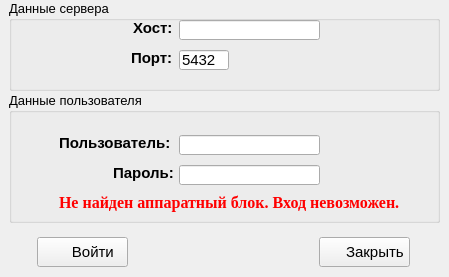
<?xml version="1.0" encoding="UTF-8"?>
<ui version="4.0">
 <class>LoginForm</class>
 <widget class="QWidget" name="LoginForm">
  <property name="windowModality">
   <enum>Qt::ApplicationModal</enum>
  </property>
  <property name="geometry">
   <rect>
    <x>0</x>
    <y>0</y>
    <width>449</width>
    <height>277</height>
   </rect>
  </property>
  <property name="maximumSize">
   <size>
    <width>449</width>
    <height>277</height>
   </size>
  </property>
  <property name="windowTitle">
   <string>LoginForm</string>
  </property>
  <property name="styleSheet">
   <string notr="true"/>
  </property>
  <widget class="QGroupBox" name="groupBox">
   <property name="geometry">
    <rect>
     <x>9</x>
     <y>0</y>
     <width>431</width>
     <height>91</height>
    </rect>
   </property>
   <property name="font">
    <font>
     <pointsize>10</pointsize>
    </font>
   </property>
   <property name="title">
    <string>Данные сервера</string>
   </property>
   <widget class="QLineEdit" name="lineEditHost">
    <property name="geometry">
     <rect>
      <x>170</x>
      <y>20</y>
      <width>141</width>
      <height>20</height>
     </rect>
    </property>
   </widget>
   <widget class="QLabel" name="label">
    <property name="geometry">
     <rect>
      <x>124</x>
      <y>21</y>
      <width>50</width>
      <height>13</height>
     </rect>
    </property>
    <property name="font">
     <font>
      <pointsize>11</pointsize>
      <weight>75</weight>
      <bold>true</bold>
     </font>
    </property>
    <property name="text">
     <string>Хост:</string>
    </property>
   </widget>
   <widget class="QLineEdit" name="lineEditPort">
    <property name="geometry">
     <rect>
      <x>170</x>
      <y>50</y>
      <width>50</width>
      <height>20</height>
     </rect>
    </property>
    <property name="font">
     <font>
      <pointsize>11</pointsize>
     </font>
    </property>
    <property name="text">
     <string>5432</string>
    </property>
   </widget>
   <widget class="QLabel" name="label_2">
    <property name="geometry">
     <rect>
      <x>122</x>
      <y>47</y>
      <width>51</width>
      <height>21</height>
     </rect>
    </property>
    <property name="font">
     <font>
      <pointsize>11</pointsize>
      <weight>75</weight>
      <bold>true</bold>
     </font>
    </property>
    <property name="midLineWidth">
     <number>0</number>
    </property>
    <property name="text">
     <string>Порт:</string>
    </property>
   </widget>
  </widget>
  <widget class="QPushButton" name="pushButtonOk">
   <property name="geometry">
    <rect>
     <x>37</x>
     <y>237</y>
     <width>91</width>
     <height>30</height>
    </rect>
   </property>
   <property name="font">
    <font>
     <pointsize>11</pointsize>
     <weight>50</weight>
     <bold>false</bold>
    </font>
   </property>
   <property name="styleSheet">
    <string notr="true">text-align:center;
background-image: url(&quot;Image/ok.png&quot;);
background-repeat: no-repeat;
background-position: left 
</string>
   </property>
   <property name="text">
    <string>     Войти</string>
   </property>
  </widget>
  <widget class="QPushButton" name="pushButtonCancel">
   <property name="geometry">
    <rect>
     <x>319</x>
     <y>237</y>
     <width>91</width>
     <height>30</height>
    </rect>
   </property>
   <property name="font">
    <font>
     <pointsize>11</pointsize>
    </font>
   </property>
   <property name="styleSheet">
    <string notr="true">text-align:center;
background-image: url(&quot;Image/cancel.png&quot;);
background-repeat: no-repeat;
background-position: left 
</string>
   </property>
   <property name="text">
    <string>     Закрыть</string>
   </property>
  </widget>
  <widget class="QGroupBox" name="groupBox_2">
   <property name="geometry">
    <rect>
     <x>9</x>
     <y>92</y>
     <width>431</width>
     <height>131</height>
    </rect>
   </property>
   <property name="font">
    <font>
     <pointsize>10</pointsize>
    </font>
   </property>
   <property name="title">
    <string>Данные пользователя</string>
   </property>
   <widget class="QLineEdit" name="lineEditUserName">
    <property name="geometry">
     <rect>
      <x>170</x>
      <y>43</y>
      <width>141</width>
      <height>20</height>
     </rect>
    </property>
   </widget>
   <widget class="QLabel" name="label_3">
    <property name="geometry">
     <rect>
      <x>50</x>
      <y>43</y>
      <width>121</width>
      <height>16</height>
     </rect>
    </property>
    <property name="font">
     <font>
      <pointsize>11</pointsize>
      <weight>75</weight>
      <bold>true</bold>
     </font>
    </property>
    <property name="text">
     <string>Пользователь:</string>
    </property>
   </widget>
   <widget class="QLabel" name="label_4">
    <property name="geometry">
     <rect>
      <x>104</x>
      <y>73</y>
      <width>71</width>
      <height>16</height>
     </rect>
    </property>
    <property name="font">
     <font>
      <pointsize>11</pointsize>
      <weight>75</weight>
      <bold>true</bold>
     </font>
    </property>
    <property name="text">
     <string>Пароль:</string>
    </property>
   </widget>
   <widget class="QLineEdit" name="lineEditPassword">
    <property name="geometry">
     <rect>
      <x>170</x>
      <y>73</y>
      <width>141</width>
      <height>20</height>
     </rect>
    </property>
    <property name="echoMode">
     <enum>QLineEdit::Password</enum>
    </property>
   </widget>
   <widget class="QLabel" name="labelWarning">
    <property name="geometry">
     <rect>
      <x>50</x>
      <y>100</y>
      <width>351</width>
      <height>20</height>
     </rect>
    </property>
    <property name="styleSheet">
     <string notr="true">font-family:Times New Roman;
font-style: normal;
font-weight: bold;
font-size:16px;
color:#FF0000;</string>
    </property>
    <property name="text">
     <string>Не найден аппаратный блок. Вход невозможен.</string>
    </property>
   </widget>
  </widget>
 </widget>
 <layoutdefault spacing="6" margin="11"/>
 <tabstops>
  <tabstop>lineEditHost</tabstop>
  <tabstop>lineEditPort</tabstop>
  <tabstop>lineEditUserName</tabstop>
  <tabstop>lineEditPassword</tabstop>
  <tabstop>pushButtonOk</tabstop>
  <tabstop>pushButtonCancel</tabstop>
 </tabstops>
 <resources/>
 <connections/>
</ui>
